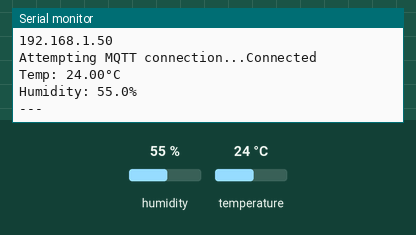
The sketch below on a simulated ESP32. Shown: the last lines printed to the serial monitor. Inputs (shaded band) come from the test bench; at power-on: humidity 55 %, temperature 24 °C. WiFi joins after 1.5 s; servers stay silent unless stated; no MQTT or app messages arrive unless stated.

Above: at 2.7 s.
2.8 s: humidity set to 22 %
At 5.5 s:
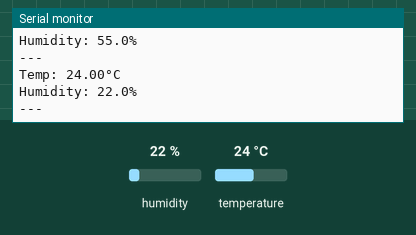
6.6 s: temperature set to 12 °C
At 8.2 s:
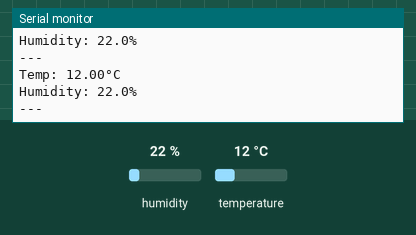
10.4 s: humidity set to 40 %
At 12.1 s:
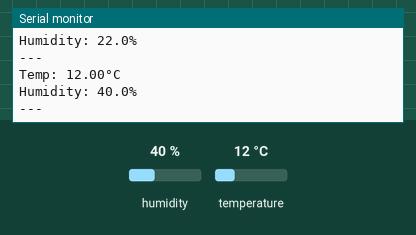
Timing chart, 0 to 13.6 s (numbered marks = the images above; inputs shaded):
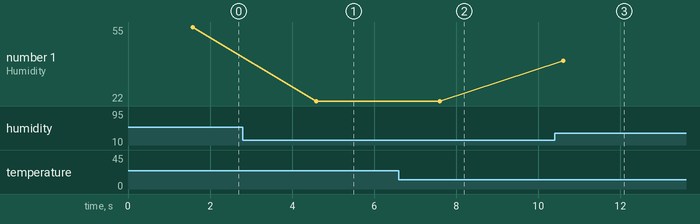

The sketch:

sketch.ino
```cpp
#include "WiFi.h"
#include <stdio.h>
#include <PubSubClient.h>
#include "DHTesp.h"

WiFiClient espClient;
PubSubClient client(espClient);
DHTesp dhtSensor;

const int DHT_PIN = 15;

const char *ssid = "Wokwi-GUEST";
const char *password = "";
char server[] = "broker.netpie.io";

// sender
char ClientID[] = "083827d1-bcdc-465f-a71b-6d3b7555b3b8";
char token[] = "hCcnF3KrNYF1wXmCrEvtjLEBFof4c8gU";
char secret[] = "MB$ch)8pA8L79_r7b5ask$j$JG(3B-QS";

void setup_wifi()
{
    delay(10);
    Serial.println();
    Serial.print("Connecting to ");
    Serial.println(ssid);
    WiFi.begin(ssid, password);
    while (WiFi.status() != WL_CONNECTED)
    {
        delay(500);
        Serial.print(".");
    }
    randomSeed(micros());
    Serial.println("");
    Serial.println("WiFi connected");
    Serial.println("IP address: ");
    Serial.println(WiFi.localIP());
}

void reconnect()
{
    while (!client.connected())
    {
        Serial.print("Attempting MQTT connection...");
        // String clientId = "ItKMITL-62070035-sender";
        // clientId += String(random(0xffff), HEX);
        if (client.connect(ClientID, token, secret))
        {
            Serial.println("Connected");
        }
        else
        {
            Serial.print("failed, rc=");
            Serial.print(client.state());
            Serial.println("try again in 5 seconds");
            delay(5000);
        }
    }
}

void setup()
{
    Serial.begin(115200);
    setup_wifi();
    client.setServer(server, 1883);
    dhtSensor.setup(DHT_PIN, DHTesp::DHT22);
}

void loop()
{

    if (!client.connected())
    {
        reconnect();
    }
    client.loop();

    TempAndHumidity data = dhtSensor.getTempAndHumidity();

    // Temperature Sensor
    String val_str_temp = String(data.temperature, 2);
    char val_char_temp[10];
    val_str_temp.toCharArray(val_char_temp, 10);
    Serial.println("Temp: " + String(data.temperature, 2) + "°C");
    client.publish("@msg/telegraf/temp", val_char_temp);

    // Humidity Sensor
    String val_str_hum = String(data.humidity, 1);
    char val_char_hum[10];
    val_str_hum.toCharArray(val_char_hum, 10);
    Serial.println("Humidity: " + String(data.humidity, 1) + "%");
    client.publish("@msg/telegraf/humidity", val_char_hum);

    Serial.println("---");
    delay(3000);
}
```

Measured:
- after the input at 2.8 s, the serial monitor: prints a new line after 1.8 s (image 1)
- after the input at 6.6 s, the serial monitor: prints a new line after 1.0 s (image 2)
- after the input at 10.4 s, the serial monitor: prints a new line after 0.21 s (image 3)
- plotted number 1: 55 → 22 after the input at 2.8 s, 22 → 40 after the input at 10.4 s
